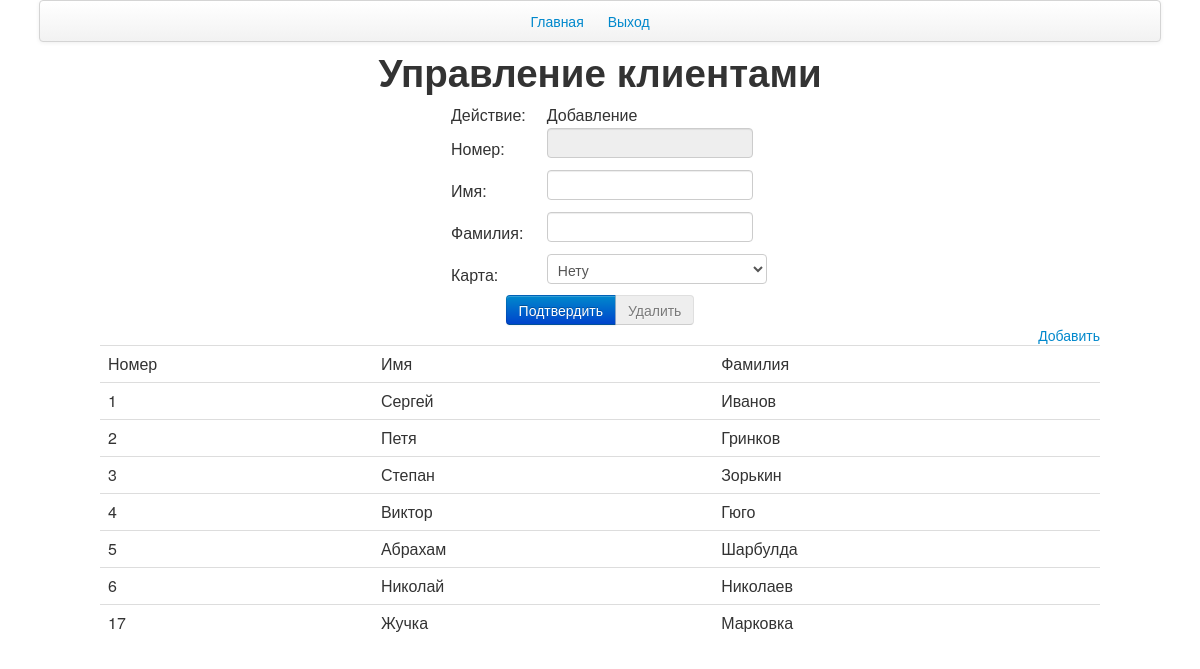
Page /modules/clients/model.php on the committed database.
### tables this page shows
CREATE TABLE `client` (
  `idclient` int(11) NOT NULL auto_increment,
  `fnameclient` varchar(20) default NULL,
  `lnameclient` varchar(20) default NULL,
  `idcard` int(11) default NULL,
  PRIMARY KEY  (`idclient`)
);

### modules/clients/model.php (called while the page is built, shortened)
<?php
include_once("../../global.php");
$clients = $clientmanager->fetchAll();
require('view.php');
?>

### global.php (called while the page is built, shortened)
<?php
include_once("../../controllers/database.php");
include_once("../../controllers/clientmanager.php");
$db = new DataBase();
$clientmanager = new ClientManager($db);
?>

### controllers/clientmanager.php (called while the page is built, shortened)
<?php
class ClientManager {
	private $db;
	public function __construct($db){
		$this->db = $db;
	}
	public function fetchAll() {
		$q = "SELECT * FROM client LEFT JOIN card ON client.idcard = card.idcard";
		$data = $this->db->restoarray($this->db->execute($q));
		return $data;
	}
}
?>

### controllers/database.php (called while the page is built, shortened)
<?php
class DataBase
{
    public function restoarray($res)
    {
        $rows = mysql_num_rows($res);
        $arr  = array();
        for ($i = 0; $i < $rows; $i++) {
            $f     = mysql_fetch_array($res);
            $arr[] = $f;
        }
        return $arr;
    }
    public function execute($task)
    {
        return mysql_query($task);
    }
}
?>

### modules/clients/view.php (the view, shortened to what this page needs)
<html>
	<head>
	</head>
	<body>
		<?php require('../../blocks/head.php') ?>
		<div style="text-align:center;">
			<h1>Управление клиентами</h1>
		</div>
		<form onsubmit="return false;" id="change" class="form">
			<table>
				<tr>
					<td class="t-label">Действие: </td>
					<td><span id="action">Добавление</span><input type="hidden" id="act" value="create"></td>
				</tr>
				<tr>
					<td class="t-label">Номер: </td>
					<td><input type="text" id="idclient" disabled></td>
				</tr>
				<tr>
					<td class="t-label">Имя: </td>
					<td><input type="text" id="fnameclient"></td>
				</tr>
				<tr>
					<td class="t-label">Фамилия: </td>
					<td><input type="text" id="lnameclient"></td>
				</tr>
				<tr>
					<td class="t-label">Карта: </td>
					<td>
						<select id="idcard">
							<option value="0">Нету</option>
						</select>
					</td>
				</tr>
			</table>
			<div class="submit">
				<div class="btn-group">
					<button id="submit" class="btn btn-primary">Подтвердить</button>
					<button  id="delete" class="btn" disabled>Удалить</button>
				</div>
			</div>
		</form>
		<div class="add-zone"><a href="javascript://" id="add">Добавить</a></div>
		<table class="view table">
			<tr class="header">
				<td>Номер</td>
				<td>Имя</td>
				<td>Фамилия</td>
			</tr>
			<?php foreach($clients as $key=>$value) {?>
			<tr idclient="<?php echo $value["idclient"]?>" fnameclient="<?php echo $value["fnameclient"]?>" lnameclient="<?php echo $value["lnameclient"]?>" idcard="<?php echo $value["idcard"]?>">
				<td><?php echo $value["idclient"]?></td>
				<td><?php echo $value["fnameclient"]?></td>
				<td><?php echo $value["lnameclient"]?></td>
			</tr>
			<?php } ?>
		</table>
	</body>
</html>

### blocks/head.php (shortened to what this page needs)
<ul class="navigation navbar-inner">
	<li><a href="/">Главная</a></li>
	<li><a href="/modules/user/logout.php">Выход</a></li>
</ul>

### css/main.css (style rules this page uses)
input { height: 30px !important; }
button { margin-right: 20px; }
h1 { display: block; text-align: center; }
.form { display: block; width: 300px; margin: 0 auto; }
.submit { text-align: center; }
.view { width: 1000px !important; margin: 0 auto; }
.add-zone { text-align: right;width: 1000px; margin: 0 auto; }
.navigation { display: block; text-align: center; line-height: 40px; width: 90%; margin: 0 auto; }
.navigation li { display: inline; list-style-type: none; padding-right: 20px; }
.t-label { padding-right: 20px; }

### rows in the picture
client: idclient "1", fnameclient "Сергей", lnameclient "Иванов"
client: idclient "2", fnameclient "Петя", lnameclient "Гринков"
client: idclient "3", fnameclient "Степан", lnameclient "Зорькин"
client: idclient "4", fnameclient "Виктор", lnameclient "Гюго"
client: idclient "5", fnameclient "Абрахам", lnameclient "Шарбулда"
client: idclient "6", fnameclient "Николай", lnameclient "Николаев"
client: idclient "17", fnameclient "Жучка", lnameclient "Марковка"
